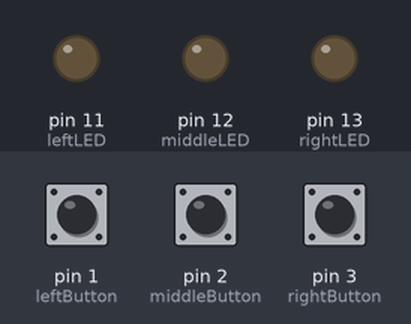
The sketch below on a simulated Arduino Uno, built with avr-gcc and run on an emulated ATmega328P. Shown: output pins drawn as LEDs (lit = HIGH). Inputs (shaded band) come from the test bench; at power-on: pin 1 (leftButton) LOW, pin 2 (middleButton) LOW, pin 3 (rightButton) LOW.

Above: at 1.2 s.
1.3 s: pin 1 (leftButton) pulled HIGH for 0.15 s
At 1.37 s:
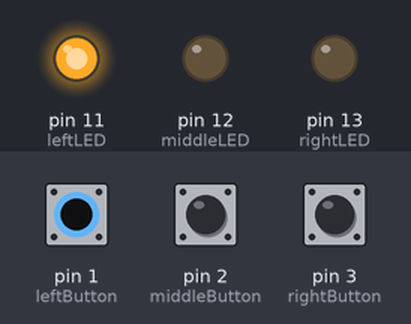
2.9 s: pin 2 (middleButton) pulled HIGH for 0.15 s
At 2.98 s:
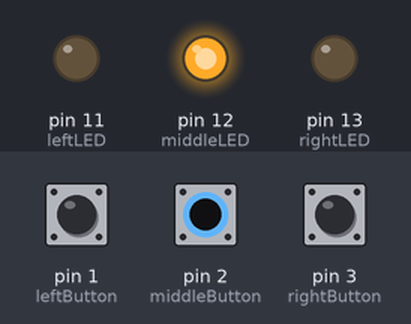
4.5 s: pin 3 (rightButton) pulled HIGH for 0.15 s
At 4.57 s:
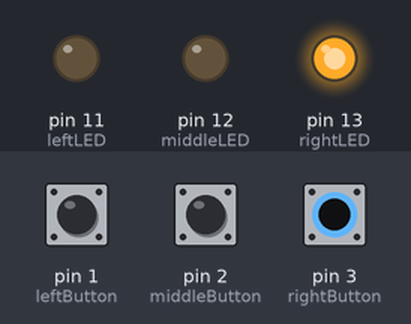
6.1 s: pin 3 (rightButton) pulled HIGH for 3.2 s
At 9.6 s:
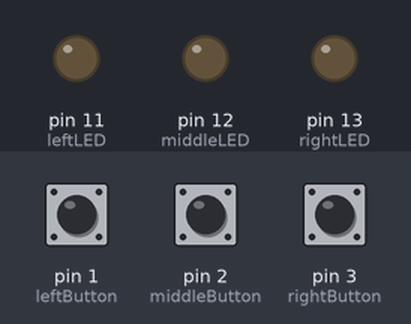
10.8 s: pin 1 (leftButton) pulled HIGH for 3.2 s
At 11.7 s:
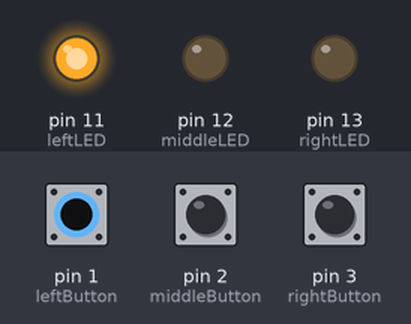
15.5 s: pin 1 (leftButton) driven HIGH and pin 2 (middleButton) driven HIGH
At 16.6 s:
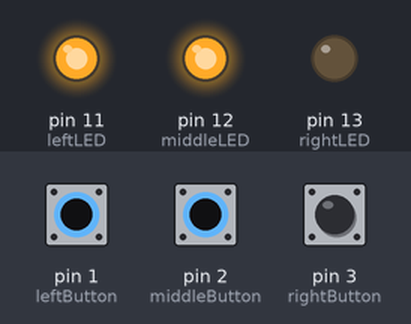
Timing chart, 0 to 18.0 s (numbered marks = the images above; inputs shaded):
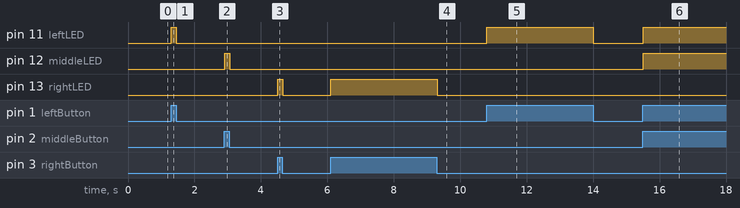

Measured:
- after the input at 1.3 s, pin 11 (leftLED): LOW → HIGH at once, → LOW 0.15 s later
- after the input at 2.9 s, pin 12 (middleLED): LOW → HIGH at once, → LOW 0.15 s later
- after the input at 4.5 s, pin 13 (rightLED): LOW → HIGH at once, → LOW 0.15 s later
- after the input at 6.1 s, pin 13 (rightLED): LOW → HIGH at once, → LOW 3.2 s later
- after the input at 10.8 s, pin 11 (leftLED): LOW → HIGH at once, → LOW 3.2 s later
- after the input at 15.5 s, pin 11 (leftLED), pin 12 (middleLED): LOW → HIGH at once

The sketch:

stunning_sango1.ino
```cpp
// Define LED pins
const int leftLED = 11;
const int middleLED = 12;
const int rightLED = 13;

// Define button pins
const int leftButton = 1;
const int middleButton = 2;
const int rightButton = 3;

void setup() {
  // Set button pins as INPUT
  pinMode(leftButton, INPUT);
  pinMode(middleButton, INPUT);
  pinMode(rightButton, INPUT);

  // Set LED pins as OUTPUT
  pinMode(leftLED, OUTPUT);
  pinMode(middleLED, OUTPUT);
  pinMode(rightLED, OUTPUT);
}

void loop() {
  // Read the button states
  int leftState = digitalRead(leftButton);
  int middleState = digitalRead(middleButton);
  int rightState = digitalRead(rightButton);

  // Turn each LED ON if its button is pressed
  digitalWrite(leftLED, leftState);
  digitalWrite(middleLED, middleState);
  digitalWrite(rightLED, rightState);

  delay(10);
}
```
